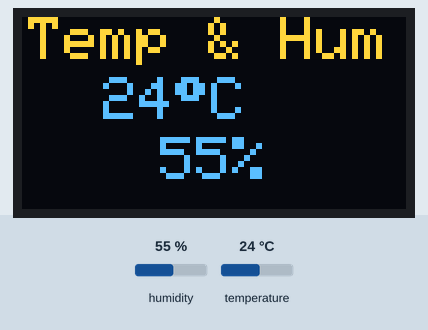
The program below on a simulated STM32 Blue Pill. On the bench: 128×64 one-colour display. The inputs (shaded band) are chosen by the test bench; at power-on: humidity 55 %, temperature 24 °C. The OLED is the two-colour kind (top 16 rows yellow); what the program prints to the serial monitor is not drawn.

Above: at 1.2 s.
1.3 s: humidity set to 22 %
At 2.9 s:
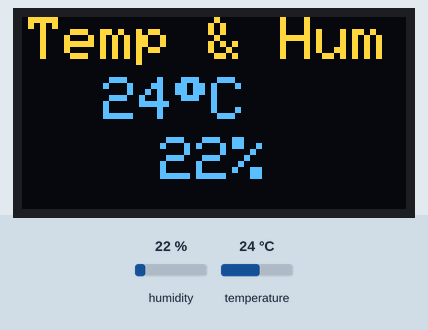
3.2 s: temperature set to 12 °C
At 4.5 s:
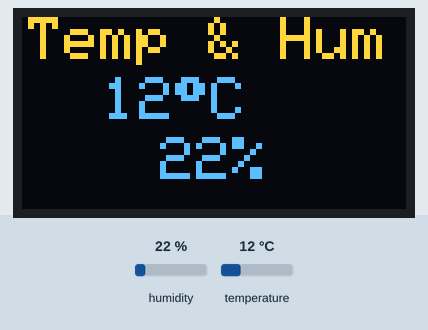
4.8 s: humidity set to 40 %
At 5.3 s:
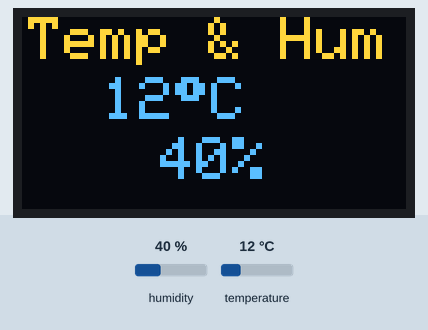
6.5 s: temperature set to 19 °C
At 7.1 s:
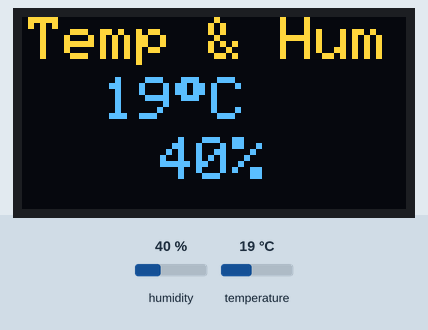
Timing chart, 0 to 9.1 s (numbered marks = the images above; inputs shaded):
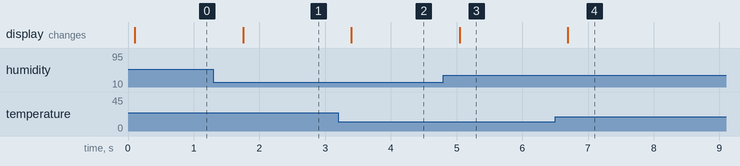

The program:

main.cpp
```cpp
#include <Arduino.h>
#include <SPI.h>
#include <Wire.h>
#include <Adafruit_GFX.h>
#include <Adafruit_SSD1306.h>
#include <SimpleDHT.h>

#define SCREEN_WIDTH 128    // OLED display width, in pixels
#define SCREEN_HEIGHT 64    // OLED display height, in pixels
#define OLED_RESET -1       // Reset pin # (or -1 if sharing Arduino reset pin)
#define SCREEN_ADDRESS 0x3C ///< See datasheet for Address; 0x3D for 128x64, 0x3C for 128x32
Adafruit_SSD1306 display(SCREEN_WIDTH, SCREEN_HEIGHT, &Wire, OLED_RESET);

#if defined(PB10) && PIN_WIRE_SCL != PB10
#define DHT11PIN PB10
#else
#define DHT11PIN PB0
#endif

SimpleDHT11 dht11(DHT11PIN);

void setup()
{
  Serial.begin(115200);
  // SSD1306_SWITCHCAPVCC = generate display voltage from 3.3V internally
  if (!display.begin(SSD1306_SWITCHCAPVCC, SCREEN_ADDRESS))
  {
    Serial.println(F("SSD1306 allocation failed"));
    for (;;)
      ; // Don't proceed, loop forever
  }
  display.setTextSize(2);              // Normal 1:1 pixel scale
  display.setTextColor(SSD1306_WHITE); // Draw white text
  display.clearDisplay();
  display.display();
  display.cp437(true);
}

void drawCentreString(const String& buf, int x, int y)
{
    int16_t x1, y1;
    uint16_t w, h;
    display.getTextBounds(buf.c_str(), x, y, &x1, &y1, &w, &h); //calc width of new string
    display.setCursor(x - w / 2, y);
    display.print(buf);
}

void loop()
{
  float temp = 1.0f;
  byte temperature = 0;
  byte humidity = 0;
  int err = SimpleDHTErrSuccess;
  if ((err = dht11.read(&temperature, &humidity, NULL)) != SimpleDHTErrSuccess) {
    Serial.print("Read DHT11 failed, err="); Serial.print(SimpleDHTErrCode(err));
    Serial.print(","); Serial.println(SimpleDHTErrDuration(err)); delay(1000);
    return;
  } else {
    Serial.println("Read OK, temp = " + String(temperature) + " hum = " + String(humidity));
  }
  temp = temperature;

  display.clearDisplay();
  display.setCursor(0, 0);
  drawCentreString("Temp & Hum", SCREEN_WIDTH / 2,0);
  String tempString = String(temp,0) + String((char)0xf8 /* °  sign*/) + "C";
  drawCentreString(tempString, SCREEN_WIDTH/2 + 25, 20);
  String humString = String(humidity) + "%";
  drawCentreString(humString, SCREEN_WIDTH/2, 40);

  display.display();
  delay(500);
}
```

Measured:
- after the input at 1.3 s, the display: changes after 0.45 s (image 1)
- after the input at 3.2 s, the display: changes after 0.20 s (image 2)
- after the input at 4.8 s, the display: changes after 0.25 s (image 3)
- after the input at 6.5 s, the display: changes after 0.19 s (image 4)
